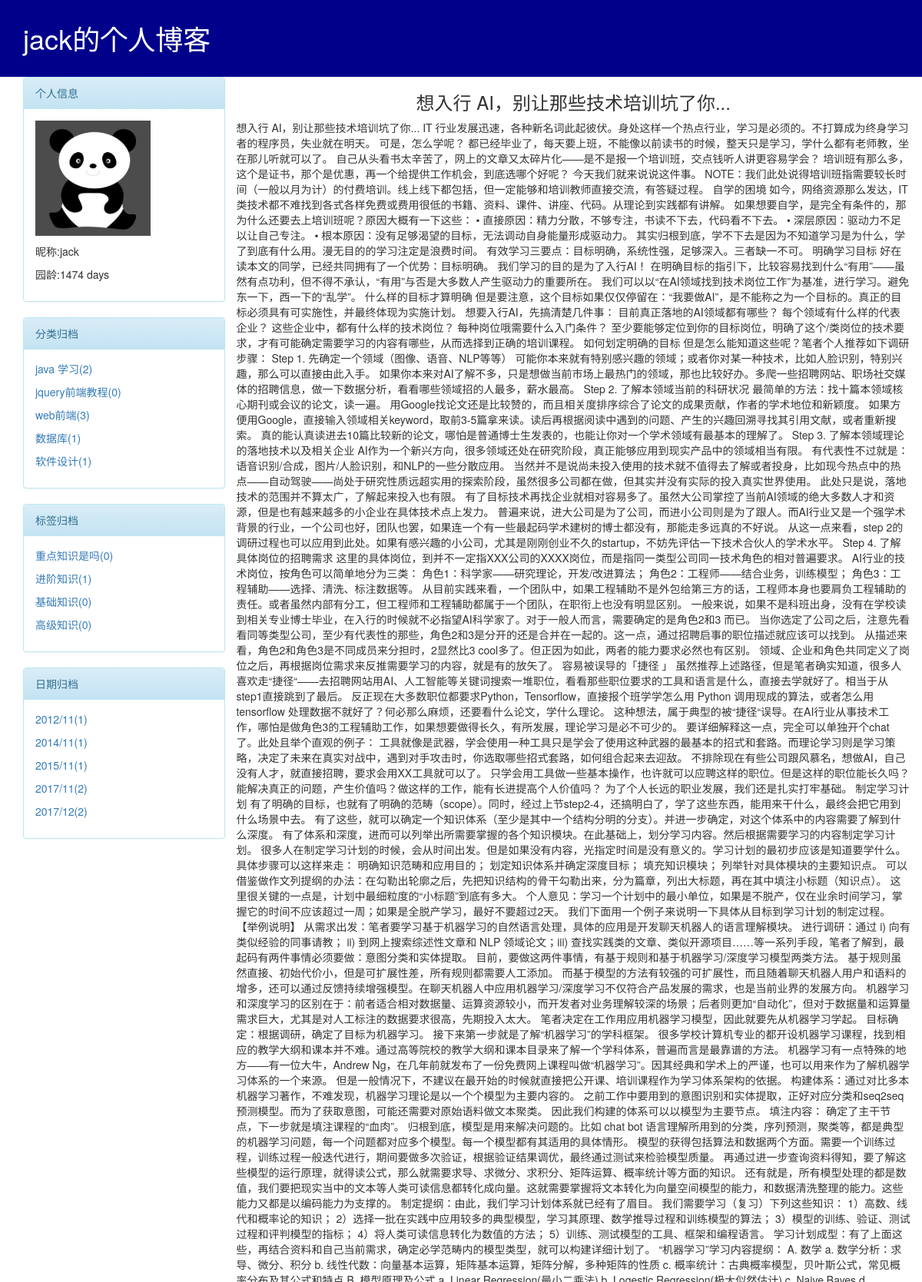
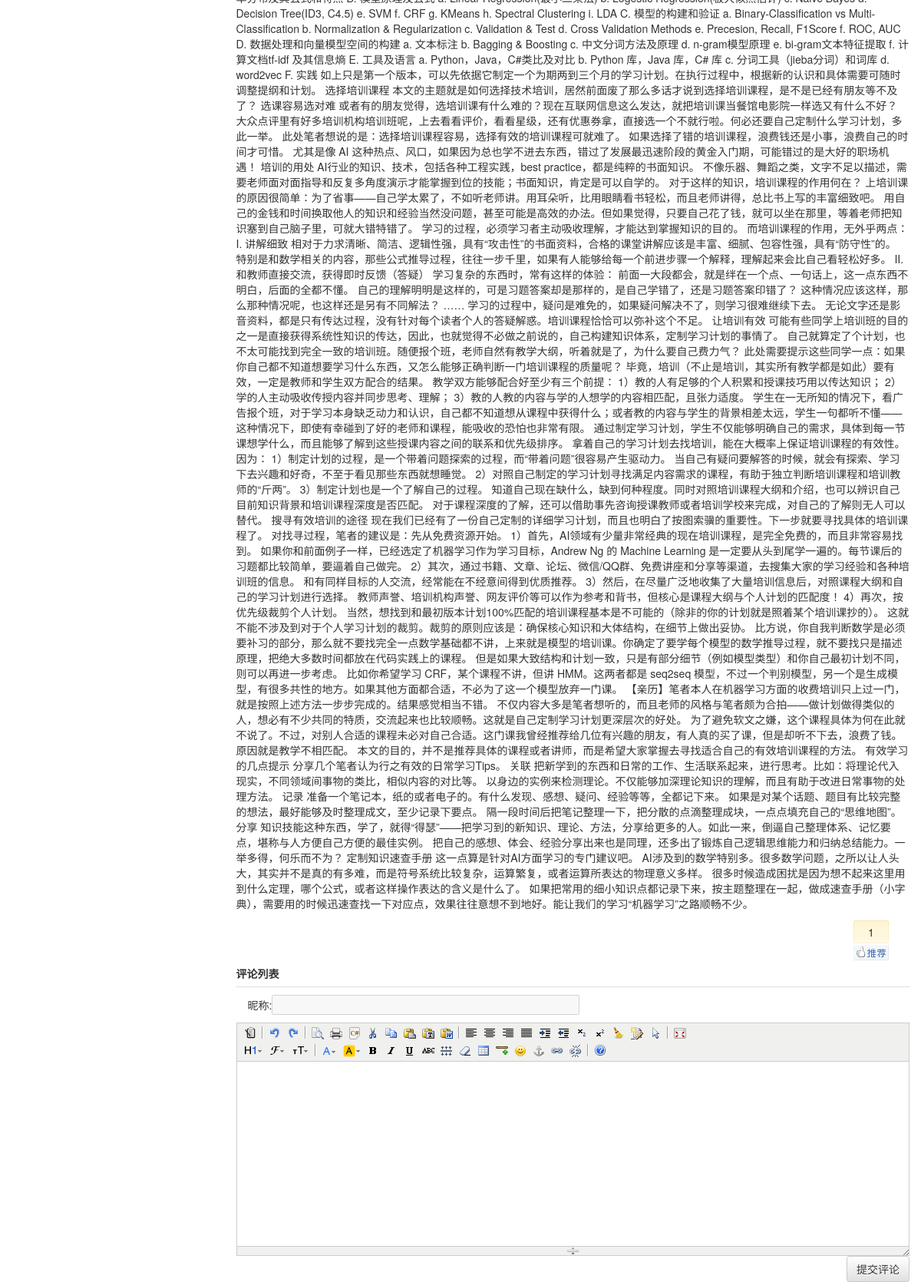
Page /blog/jack/articles/3 on the committed database (2 pictures, top to bottom).
### app01/models.py (models this page shows, shortened)
class User(models.Model):
    username=models.CharField(verbose_name="用户名",max_length=32)
    password=models.CharField(verbose_name="密码",max_length=32)
    nickname=models.CharField(verbose_name="别名",max_length=32)
    telephone=models.CharField(verbose_name="手机号码",max_length=11,blank=True,null=True,unique=True)
    avatar=models.FileField(verbose_name="头像",upload_to="avatar",default="/avatar/default.png")
    create_time=models.DateTimeField(verbose_name="创建时间")
    fans=models.ManyToManyField(
        verbose_name="粉丝们",
        to="User",
        through="UserFans",
        related_name="f",
        through_fields=("myself","follower"),null=True,blank=True)
    class Meta:
        verbose_name_plural="用户表"

class Category(models.Model):
    title=models.CharField(verbose_name="分类标题",max_length=32)
    blog=models.ForeignKey(verbose_name="所属博客",to="Blog")
    class Meta:
        verbose_name_plural="分类表"
        ordering=["title"]

class Tag(models.Model):
    title=models.CharField(verbose_name="标签名称",max_length=32)
    blog=models.ForeignKey(verbose_name="所属博客",to="Blog")
    class Meta:
        verbose_name_plural="标签表"

class Article(models.Model):
    title=models.CharField(max_length=50,verbose_name="文章标题")
    desc=models.CharField(max_length=255,verbose_name="文章描述")
    read_count=models.IntegerField(default=0)
    comment_count=models.IntegerField(default=0)
    up_count=models.IntegerField(default=0)
    down_count=models.IntegerField(default=0)
    create_time=models.DateTimeField(verbose_name="创建时间")
    category=models.ForeignKey(verbose_name="文章类型",to="Category",blank=True,null=True)
    user=models.ForeignKey(verbose_name="所属用户",to="User",null=True,blank=True)
    tags=models.ManyToManyField(
        to="Tag",
        through="Article2Tag",
        through_fields=('article','tag'),
    )
    site_article_category=models.ForeignKey("SiteArticleCategory",null=True)
    class Meta:
        verbose_name_plural="文章表"

class ArticleDetail(models.Model):
    content=models.TextField(verbose_name="文章内容")
    article=models.OneToOneField(verbose_name="所属文章",to="Article",blank=True,null=True)
    class Meta:
        verbose_name_plural="文章详细表"

### app01/views.py (the view)
# urls.py: url(r'^(?P<username>.*)/articles/(?P<article_id>\d+)',views.homeSite),
def homeSite(request,username,**kwargs):
    current_user=models.User.objects.filter(username=username).first()
    if not current_user:
        return render(request,"notFound.html")
    date_list=models.Article.objects.filter(user=current_user).extra(select={"filter_create_date":"strftime('%%Y/%%m',create_time)"}).values_list("filter_create_date").annotate(Count("id"))
    if kwargs:
        if kwargs.get("condition")=="category":
            article_list=models.Article.objects.filter(user=current_user,category__title=kwargs.get("para"))
        elif kwargs.get("condition")=="tag":
            article_list=models.Article.objects.filter(user=current_user,tags__title=kwargs.get("para"))
        elif kwargs.get("condition")=="date":
            year,month=kwargs.get("para").split("/")
            article_list=models.Article.objects.filter(user=current_user,create_time__year=year,create_time__month=month)
    if kwargs.get("article_id"):
        article=models.Article.objects.filter(id=kwargs.get("article_id")).first()
        obj=render(request,"articleDetail.html",{"user": current_user,"article": article,"date_list":date_list})
        obj.set_cookie("username",request.session.get("username"))
        obj.set_cookie("articleid",article.id)
        return obj
    article_list=models.Article.objects.filter(user=current_user)
    return render(request,"homesite.html",{"user":current_user,"article_list":article_list,"date_list":date_list})

### blogs/templatetags/Myfilters.py (called while the page is built)
@register.filter
def yuanling(t):
    import datetime
    user_create_time=datetime.datetime(year=t.year,month=t.month,day=t.day,hour=t.hour,minute=t.minute,second=t.second)
    ret=datetime.datetime.now()-user_create_time
    print(ret)
    print(type(ret))
    return mark_safe(str(ret).split(",")[0])

### templates/articleDetail.html (shortened to what this page needs)
{% extends "homesite.html" %}
{% block content %}
<div class="row">
    <div class="h3 text-center">{{ article.title }}</div>
    <div>{{ article.articledetail.content|safe }}</div>
</div>
<div class="row">
    <div class="diggit col-md-1 col-md-offset-11">
        {% if request.session.username %}
            <p class="diggnum" id="digg_count">{{ article.up_count }}</p>
        {% else %}
            <p class="diggnum" id="guest">{{ article.up_count }}</p>
        {% endif %}
    </div>
</div>
<div class="row comment_list">
    <div class="h5 commentlist"><b>评论列表</b></div>
</div>
<div class="row">
<div class="col-md-12">
    <p>昵称:<input type="text" id="tbCommentAuthor" class="author" disabled="disabled" size="50" value="{{ request.session.username }}"></p>
</div>
</div>
<div class="row">
    <a name="textedit"><textarea id="editor_id" name="content" class="note-editable"></textarea></a>
    <div class="pull-right"><button type="button" class="btn btn-default savecomment">提交评论</button></div>
</div>
{% endblock content %}

### templates/homesite.html (shortened to what this page needs)
<html lang="en">
<head>
    <link rel="stylesheet" href="/static/bootstrap3/css/bootstrap.min.css">
    <link rel="stylesheet" href="/static/bootstrap3/css/bootstrap-theme.min.css">
</head>
<body>
{% load Myfilters %}
<div class="headtop">
    <div class="container">
        <span class="h1" style="line-height: 100px;color: white;">{{ user.username }}的个人博客</span>
    </div>
</div>
<div class="container">
    <div class="row">
        <div class="col-md-3">
            <div class="panel panel-info">
              <div class="panel-heading">个人信息</div>
              <div class="panel-body">
                <p><img src="{{ user.avatar.url }}" alt="" width="150px" height="150px"></p>
                <p>昵称:{{ user.username }}</p>
                <p>园龄:{{ user.create_time|yuanling }}</p>
              </div>
            </div>
            <div class="panel panel-info">
              <div class="panel-heading">分类归档</div>
              <div class="panel-body">
                  {% for item in user.blog.category_set.all %}
                        <p><a href="/blog/{{ user.username }}/category/{{ item.title }}">{{ item.title }}({{ item.article_set.count }})</a></p>
                  {% endfor %}
              </div>
            </div>
            <div class="panel panel-info">
              <div class="panel-heading">标签归档</div>
              <div class="panel-body">
                    {% for item in user.blog.tag_set.all %}
                            <p><a href="/blog/{{ user.username }}/tag/{{ item.title }}">{{ item.title }}({{ item.article_set.count }})</a></p>
                    {% endfor %}
              </div>
            </div>
            <div class="panel panel-info">
              <div class="panel-heading">日期归档</div>
              <div class="panel-body">
                {% for item in date_list %}
                        <p><a href="/blog/{{ user.username }}/date/{{ item.0 }}">{{ item.0 }}({{ item.1 }})</a></p>
                {% endfor %}
              </div>
            </div>
        </div>
        <div class="col-md-9">
          {% block content %}{% endblock content%}
        </div>
    </div>
</div>
</body>
</html>

### rows in the picture
User: username "jack", avatar (placeholder picture), create_time|yuanling "1474 days"
Category: title "java 学习", article_set.count "2"
Category: title "jquery前端教程", article_set.count "0"
Category: title "web前端", article_set.count "3"
Category: title "数据库", article_set.count "1"
Category: title "软件设计", article_set.count "1"
Tag: title "重点知识是吗", article_set.count "0"
Tag: title "进阶知识", article_set.count "1"
Tag: title "基础知识", article_set.count "0"
Tag: title "高级知识", article_set.count "0"
Article: title "想入行 AI，别让那些技术培训坑了你...", articledetail.content "想入行 AI，别让那些技术培训坑了你... IT 行业发展迅速，各种新名词此起彼伏。身处这样一个热点行业，学习是必须的。不打算成为终身学习者的程序员，失业就在明天。 可是，怎么学呢？ 都已经毕业了，每天要上班，不能像以前读书的时候，整天只是学习，学什么都有老师教，坐在那儿听就可以了。 自己从头看书太辛苦了，网上的文章又太碎片化——是不是报一个培训班，交点钱听人讲更容易学会？ 培训班有那么多，这个是证书，那个是优惠，再一个给提供工作机会，到底选哪个好呢？ 今天我们就来说说这件事。 NOTE：我们此处说得培训班指需要较长时间（一般以月为计）的付费培训。线上线下都包括，但一定能够和培训教师直接交流，有答疑过程。 自学的困境 如今，网络资源那么发达，IT类技术都不难找到各式各样免费或费用很低的书籍、资料、课件、讲座、代码。从理论到实践都有讲解。 如果想要自学，是完全有条件的，那为什么还要去上培训班呢？原因大概有一下这些： • 直接原因：精力分散，不够专注，书读不下去，代码看不下去。 • 深层原因：驱动力不足以让自己专注。 • 根本原因：没有足够渴望的目标，无法调动自身能量形成驱动力。 其实归根到底，学不下去是因为不知道学习是为什么，学了到底有什么用。漫无目的的学习注定是浪费时间。 有效学习三要点：目标明确，系统性强，足够深入。三者缺一不可。 明确学习目标 好在读本文的同学，已经共同拥有了一个优势：目标明确。 我们学习的目的是为了入行AI！ 在明确目标的指引下，比较容易找到什么“有用”——虽然有点功利，但不得不承认，“有用”与否是大多数人产生驱动力的重要所在。…", up_count "1"

### other values in the picture
{{ item.0 }} "2012/11" "2014/11" "2015/11" "2017/11" "2017/12"
{{ item.1 }} "1" "1" "1" "2" "2"
